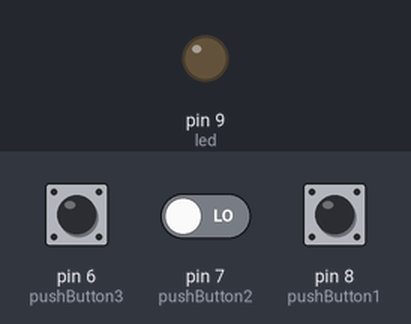
The sketch below on a simulated Arduino Uno, built with avr-gcc and run on an emulated ATmega328P. Parts: output pins drawn as LEDs (lit = HIGH). Inputs (shaded band) come from the test bench; at power-on: pin 6 (pushButton3) LOW, pin 7 (pushButton2) LOW, pin 8 (pushButton1) LOW. What the sketch prints to the serial monitor is not drawn.

Above: at 1.2 s.
1.3 s: pin 6 (pushButton3) pulled HIGH for 1 s
At 1.49 s:
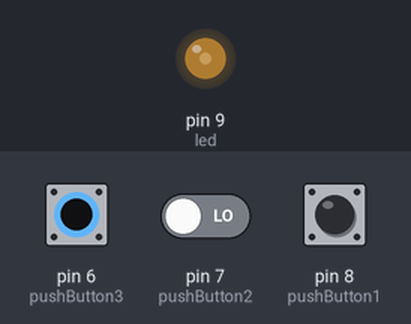
At 2.8 s:
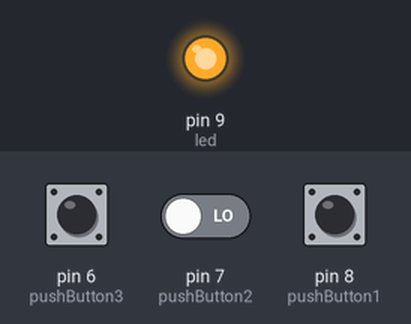
4.3 s: pin 6 (pushButton3) driven HIGH and pin 7 (pushButton2) driven HIGH
7.2 s: pin 6 (pushButton3) driven LOW
10.2 s: pin 8 (pushButton1) pulled HIGH for 0.15 s
13.3 s: pin 8 (pushButton1) pulled HIGH for 1 s
17.3 s: pin 6 (pushButton3) driven HIGH
Timing chart, 0 to 20.3 s (numbered marks = the images above; inputs shaded):
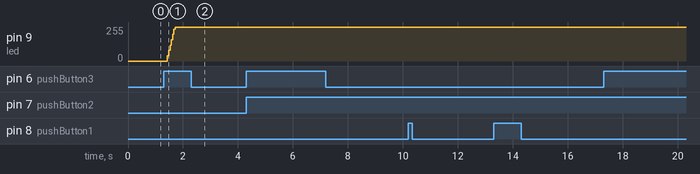

Measured:
- after the input at 1.3 s, pin 9 (led): 0/255 → 255/255 after 0.14 s
- after the input at 4.3 s, every drawn part: stays the same
- after the input at 7.2 s, every drawn part: stays the same
- after the input at 10.2 s, every drawn part: stays the same
- after the input at 13.3 s, every drawn part: stays the same
- after the input at 17.3 s, every drawn part: stays the same

The sketch:

0410_basedOnPushButtonCircuit.ino
```cpp
int led = 9;
int brightness = 0;
int fadeAmount1 = 5;
int fadeAmount2 = 20;
int fadeAmount3 = 40;
int pushButton1 = 8;
int pushButton2 = 7;
int pushButton3 = 6;

int buttonState1 = 0;
int buttonState2 = 0;
int buttonState3 = 0;

void setup() {
  pinMode(pushButton1, INPUT);
  pinMode(pushButton2, INPUT);
  pinMode(pushButton3, INPUT);
  pinMode(led, OUTPUT);
  Serial.begin(9600);
}

void loop() {
  buttonState1 = digitalRead(pushButton1);
  buttonState2 = digitalRead(pushButton2);
  buttonState3 = digitalRead(pushButton3);

  Serial.print("PushButton1 = ");
  Serial.print(buttonState1);
  Serial.print("PushButton2 = ");
  Serial.print(buttonState2);
  Serial.print("PushButton3 = ");
  Serial.print(buttonState3);
  delay(5);

  if (buttonState1 == 1) {
    analogWrite(led, brightness);
    brightness += fadeAmount1;

    if (brightness == 0 || brightness == 255) {
      fadeAmount1 = -fadeAmount1;
    }
    delay(30);
  }

  if (buttonState2 == 1) {
    analogWrite(led, brightness);
    brightness += fadeAmount2;
    if (brightness == 0 || brightness == 255) {
      fadeAmount2 = -fadeAmount2;
    }
    delay(30);
  }

  if (buttonState3 == 1) {
    analogWrite(led, brightness);
    brightness += fadeAmount3;
    if (brightness == 0 || brightness == 255) {
      fadeAmount3 = -fadeAmount3;
    }
    delay(30);
  }
}
```
